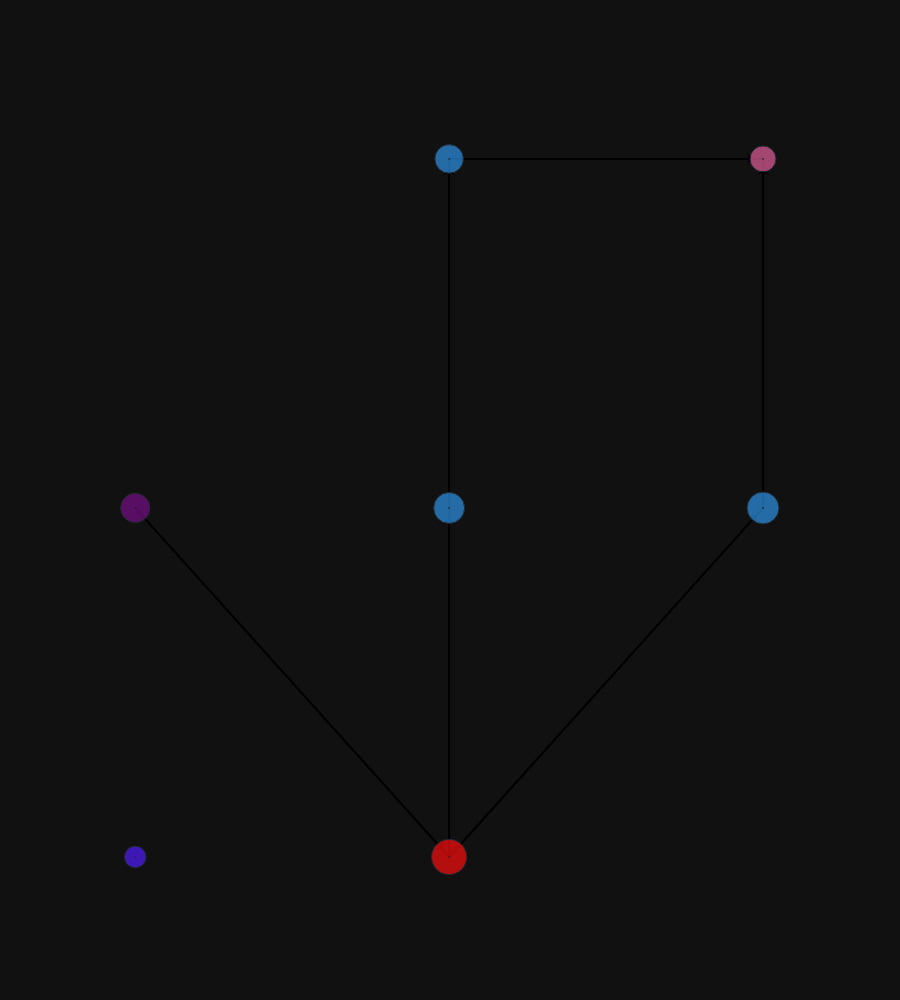
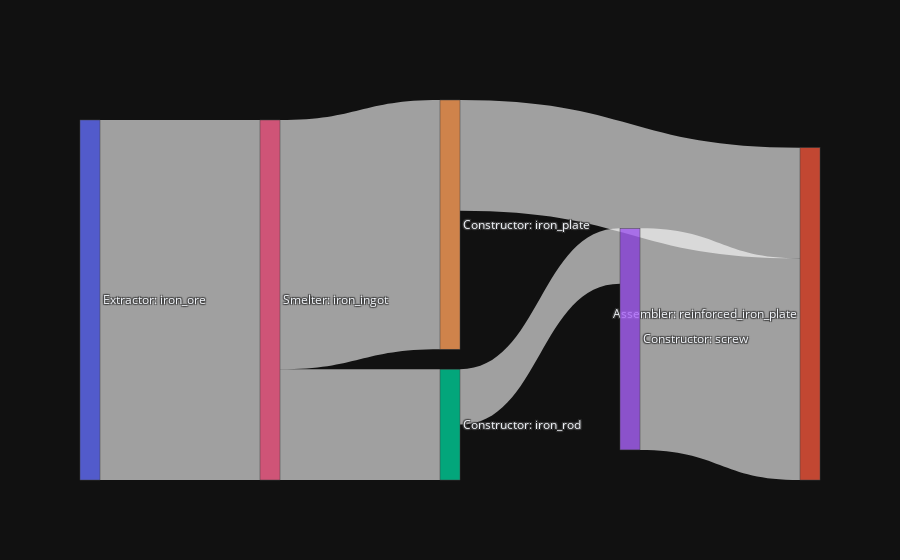

Source (notebook cell) for these figures, in order:
### Code cell
# small iron factory
target_product = MaterialSpec(iron_rod=60, iron_plate=60, reinforced_iron_plate=20)

factory_plan(target_product)

### Figure 1 — Plotly figure (JSON) as saved in the notebook; plotly's stock layout.template omitted (floating-point values rounded to 4 significant figures)
{"data": [{"hoverinfo": "none", "line": {"shape": "spline"}, "marker": {"angleref": "previous", "color": "black", "size": 10, "standoff": 10, "symbol": "arrow-wide"}, "mode": "lines+markers", "showlegend": false, "type": "scatter", "x": [0.5, 1.5, null, 1.5, 1.5, null, 0.5, 0.5, null, 0.5, 0.5, null, 0.5, 1.5, null, -0.5, 0.5, null], "y": [3, 3, null, 2, 3, null, 1, 2, null, 2, 3, null, 1, 2, null, 2, 1, null]}, {"hovertemplate": "%{text}<extra></extra>", "marker": {"color": ["#750D86", "#E15F99", "#2E91E5", "#2E91E5", "#2E91E5", "#511CFB", "#FB0D0D"], "size": [29.24, 25.97, 30.96, 28.63, 31.99, 21.54, 35.23], "symbol": "circle-dot"}, "mode": "markers", "showlegend": false, "text": ["\nExtractor<br>\nRecipe: iron_ore<br>\nScale: 6.5\n", "\nAssembler<br>\nRecipe: reinforced_iron_plate<br>\nScale: 4.0\n", "\nConstructor<br>\nRecipe: iron_rod<br>\nScale: 8.0\n", "\nConstructor<br>\nRecipe: screw<br>\nScale: 6.0\n", "\nConstructor<br>\nRecipe: iron_plate<br>\nScale: 9.0\n", "\nAggregator<br>\nRecipe: output<br>\nScale: 1\n", "\nSmelter<br>\nRecipe: iron_ingot<br>\nScale: 13.0\n"], "type": "scatter", "x": [-0.5, 1.5, 0.5, 0.5, 1.5, -0.5, 0.5], "y": [2, 3, 2, 3, 2, 1, 1]}], "layout": {"autosize": true, "height": 1000, "xaxis": {"showgrid": false, "visible": false, "zeroline": false}, "yaxis": {"showgrid": false, "visible": false, "zeroline": false}}}

### Figure 2 — Plotly figure (JSON) as saved in the notebook; plotly's stock layout.template omitted (floating-point values rounded to 4 significant figures)
{"data": [{"link": {"label": ["screw", "iron_plate", "iron_ingot", "iron_rod", "iron_ingot", "iron_ore"], "source": [3, 4, 6, 2, 6, 0], "target": [1, 1, 2, 3, 4, 6], "value": [240, 120, 120, 60, 270, 390]}, "node": {"label": ["Extractor: iron_ore", "Assembler: reinforced_iron_plate", "Constructor: iron_rod", "Constructor: screw", "Constructor: iron_plate", "Aggregator: output", "Smelter: iron_ingot"]}, "type": "sankey"}], "layout": {}}
